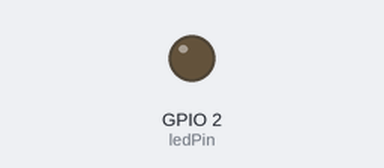
The sketch below on a simulated ESP32. Parts: output pins drawn as LEDs (lit = HIGH).

Above: at 0.05 s.
At 2.0 s:
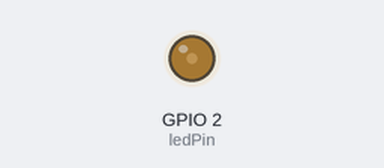
At 3.0 s:
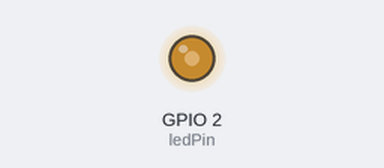
At 4.0 s:
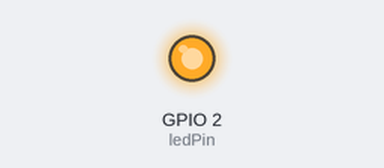
Timing chart, 0 to 5.2 s (numbered marks = the images above):
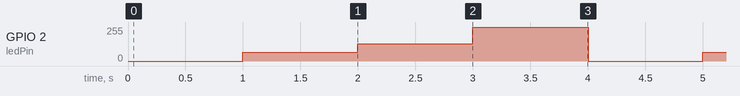

Measured:
- by itself, GPIO 2 (ledPin): repeats every 4.0 s: 128/255 1.0 s, 255/255 1.0 s, 0/255 1.0 s, 64/255 1.0 s

The sketch:

main.ino
```cpp
const int ledPin = 2;

void setup() {
  ledcAttach(ledPin, 5000, 8);   // attach PWM to pin
}

void loop() {

  ledcWrite(ledPin, 0);    // LED OFF
  delay(1000);

  ledcWrite(ledPin, 64);   // Dim
  delay(1000);

  ledcWrite(ledPin, 128);  // Medium
  delay(1000);

  ledcWrite(ledPin, 255);  // Full brightness
  delay(1000);

}
```
